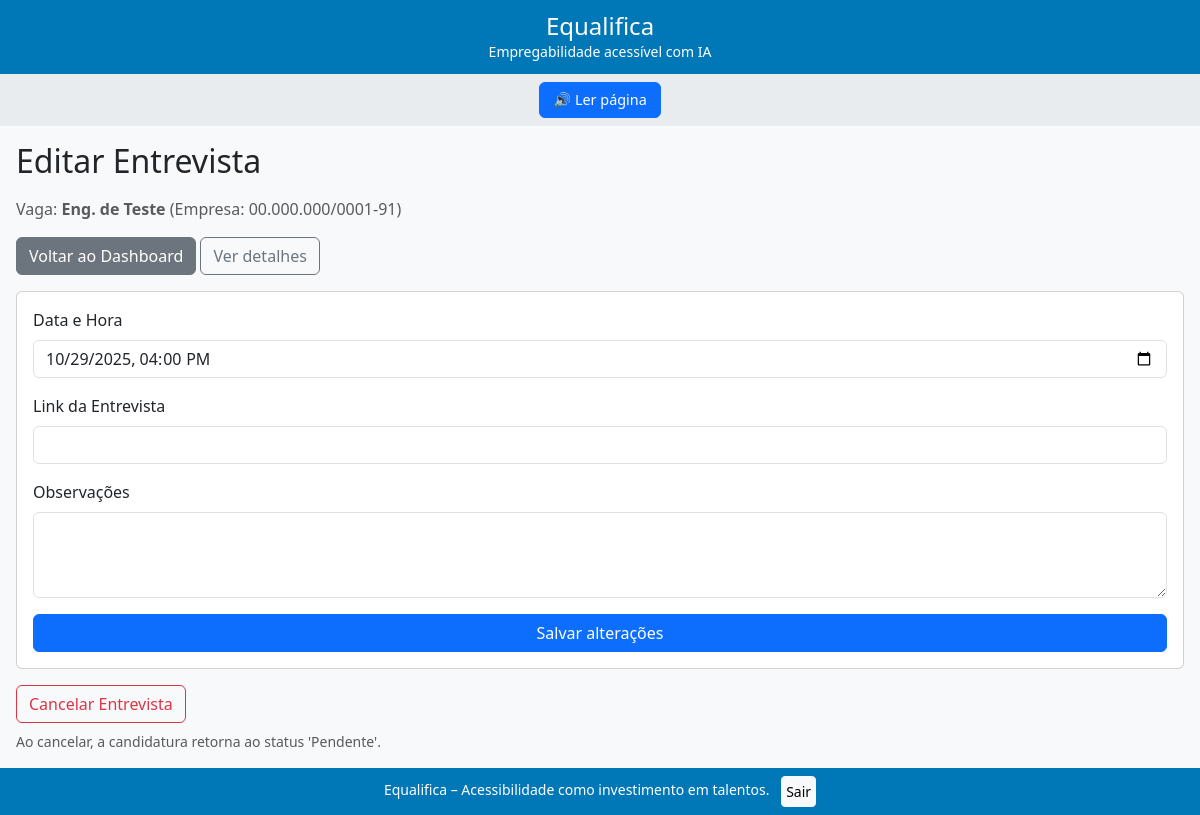
The page /recruiter/entrevistas/edit/3/ (signed in) on the database its author committed.
### recruitment/models.py (models this page shows, shortened)
class Candidatura(BaseModel):
    STATUS_CHOICES = [
        ('pendente', 'Pendente'),
        ('entrevista', 'Entrevista Agendada'),
        ('rejeitado', 'Rejeitado'),
        ('contratado', 'Contratado'),
    ]
    vaga = models.ForeignKey(Vaga, on_delete=models.CASCADE, related_name='candidaturas')
    cpf_pcd = models.CharField(max_length=14)      # preenchido automaticamente
    cnpj_empresa = models.CharField(max_length=18)  # copiado da vaga
    status = models.CharField(max_length=20, choices=STATUS_CHOICES, default='pendente')
    class Meta:
        verbose_name = "Candidatura"
        verbose_name_plural = "Candidaturas"
        unique_together = ('vaga', 'cpf_pcd')  # evita candidaturas duplicadas

class Vaga(BaseModel):
    titulo = models.CharField(max_length=200)
    descricao = models.TextField()
    requisitos = models.TextField(blank=True, help_text="Resumo dos principais requisitos")
    acessibilidade = models.JSONField(
        blank=True,
        help_text="Ex: {'libras': true, 'legendas': true, 'descricao_alt': true}"
    )
    cnpj_empresa = models.CharField(max_length=18)  # preenchido automaticamente
    hard_skills_vetor = models.JSONField(default=list)
    soft_skills_vetor = models.JSONField(default=list)
    acessibilidade_vetor = models.JSONField(default=list)
    experiencia_minima = models.IntegerField(default=0)
    class Meta:
        verbose_name = "Vaga"
        verbose_name_plural = "Vagas"

class Entrevista(BaseModel):
    candidatura = models.OneToOneField(Candidatura, on_delete=models.CASCADE, related_name='entrevista')
    data_agendada = models.DateTimeField()
    link_video = models.URLField(null=True, blank=True, help_text="Link para sala de vídeo (ex: Zoom, Google Meet)")
    observacoes = models.TextField(blank=True)

### companies/views.py (the view, shortened to what this page needs)
# urls.py: path('entrevistas/edit/<int:entrevista_id>/', views.edit_interview, name='edit_interview'),
@login_required
def edit_interview(request, entrevista_id):
    if request.user.user_type != 'recruiter':
        messages.error(request, 'Apenas recrutadores podem editar entrevistas.')
        return redirect('recruiter_dashboard')
    entrevista = get_object_or_404(
        Entrevista.objects.select_related('candidatura__vaga'),
        id=entrevista_id
    )
    empresa = request.user.recruiter_profile.empresa
    if entrevista.candidatura.cnpj_empresa != empresa.cnpj:
        messages.error(request, 'Você não tem permissão para esta entrevista.')
        return redirect('recruiter_dashboard')
    return render(request, 'recruitment/entrevista_edit_form.html', {
        'entrevista': entrevista,
        'candidatura': entrevista.candidatura,
    })

### recruitment/templates/recruitment/entrevista_edit_form.html (shortened to what this page needs)
{% extends 'base.html' %}
{% block content %}
<h2 class="mb-3">Editar Entrevista</h2>
<p class="text-muted">Vaga: <strong>{{ candidatura.vaga.titulo }}</strong> (Empresa: {{ candidatura.vaga.cnpj_empresa }})</p>
<div class="mb-3">
  <a href="{% url 'recruiter_dashboard' %}" class="btn btn-secondary">Voltar ao Dashboard</a>
  <a href="{% url 'entrevista' entrevista.id %}" class="btn btn-outline-secondary">Ver detalhes</a>
</div>
<form method="post" class="card p-3">
  <div class="mb-3">
    <label for="id_data_agendada" class="form-label">Data e Hora</label>
    <input type="datetime-local" id="id_data_agendada" name="data_agendada" class="form-control" value="{{ entrevista.data_agendada|date:'Y-m-d\TH:i' }}" required>
  </div>
  <div class="mb-3">
    <label for="id_link_video" class="form-label">Link da Entrevista</label>
    <input type="url" id="id_link_video" name="link_video" class="form-control" value="{{ entrevista.link_video }}" />
  </div>
  <div class="mb-3">
    <label for="id_observacoes" class="form-label">Observações</label>
    <textarea id="id_observacoes" name="observacoes" rows="3" class="form-control">{{ entrevista.observacoes }}</textarea>
  </div>
  <button type="submit" class="btn btn-primary">Salvar alterações</button>
</form>
<div class="mt-3">
  <form method="post" action="{% url 'cancel_interview' entrevista.id %}" onsubmit="return confirm('Cancelar a entrevista?');">
    <button type="submit" class="btn btn-outline-danger">Cancelar Entrevista</button>
  </form>
  <small class="text-muted d-block mt-2">Ao cancelar, a candidatura retorna ao status 'Pendente'.</small>
</div>
{% endblock %}

### templates/base.html (style rules this page uses)
body { background: #f8f9fa; font-family: 'Segoe UI', Arial, sans-serif; margin: 0; padding: 0; overflow-x: hidden; }

### rows shown on the page
Candidatura: vaga.titulo "Eng. de Teste", vaga.cnpj_empresa "00.000.000/0001-91"
Entrevista: data_agendada "10/29/2025 16:00"
